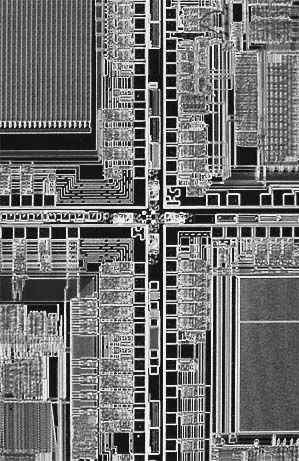
//> input picture DIP4E Book Images Global Edition/OpticalMicroscope-microporcessor-regular- texture.tif, 299 x 461 px
$ ./filtering '../../DIP4E Book Images Global Edition/OpticalMicroscope-microporcessor-regular- texture.tif'   (built with g++ and OpenCV 4)
//> lines starting //> are read from the running program, lines starting //| are printed output that depends on the picture; after the words box and inside, x2 and y2 are one past the last pixel; in counts of white or black regions, pixels touching at a corner belong together
### TP_I2/src/improcfuncs.cpp

#include "improcfuncs.h"

using namespace  std;
using namespace cv;

// [148 lines left out: functions point_based_accessing, log_transform, exp_transform, gamma, extension_dynamique, not called in this run]


void ip::show_histogram(std::string wname, const cv::Mat &image)
{
    // Set histogram bins count
    int bins = 256;
    int histSize[] = {bins};
    // Set ranges for histogram bins
    float lranges[] = {0, 256};
    const float* ranges[] = {lranges};
    // create matrix for histogram
    cv::Mat hist;
    int channels[] = {0};

    // create matrix for histogram visualization
    int const hist_height = 256;
    cv::Mat3b hist_image = cv::Mat3b::zeros(hist_height, bins);

    cv::calcHist(&image, 1, channels, cv::Mat(), hist, 1, histSize, ranges, true, false);

    double max_val=0;
    cv::minMaxLoc(hist, 0, &max_val);

    // visualize each bin
    for(int b = 0; b < bins; b++) {
        float const binVal = hist.at<float>(b);
        int   const height = cvRound(binVal*hist_height/max_val);
        cv::line
                ( hist_image   // matrice sur laquelle on va écrire
                  , cv::Point(b, hist_height-height), cv::Point(b, hist_height) // coord(x,y)
                  , cv::Scalar::all(255) // valeur de l'intensité
                  );
    }

     cv::namedWindow(wname, 1);
     imshow(wname, hist_image );


}


void ip::computeHistogram( cv::Mat &image)
{

    int imsize = image.rows * image.cols ;

    //initialisation du vecteur
    std::vector<float> hist (256, 0);

    // initialisation du pointeur à l'image
    uchar *ptr = image.ptr<uchar>(0);

    for(int i = 0; i< imsize; i++)
        ++hist[ptr[i]]; //on incremente l'index de l'histogram

    // normalise histogram
    std::vector<float> normhist (256, 0);
    for(size_t i = 0; i< hist.size(); i++){
            normhist[i] = hist[i]/imsize;

            cout<<i<<"\t"<<normhist[i]<<endl;

    }

    // compute cummulative distribution function
    std::vector<float> cfd (256, 0);
    cfd[0] = normhist[0];
    for(size_t i = 1; i< normhist.size(); i++){
        cfd[i] = normhist[i] + cfd[i-1];
    }

    // define lookup table (LUT)
    std::vector<float> lut(256,0);

    //Allocate LUT
    for (int i = 0; i<256; i++)
        lut[i] = (int) (255.0*cfd[i]);

    int value(0);
    Mat imgequalise(image.rows, image.cols, CV_8UC1, Scalar(0));

    for(int i = 0 ; i< image.rows; i++)
        for(int j = 0 ; j< image.cols; j++)
        {
            value = image.at<uchar>(i,j);
            imgequalise.at <uchar>(i,j) = (int) lut[value];
        }

    cv::namedWindow("image exp", 1);
    cv::imshow("image exp", imgequalise );

    show_histogram("hist2",imgequalise);

}

void ip::convolution(cv::Mat &imgin)
{
      cv::Mat mask = (cv::Mat_<float>(5,5) << 2, 4, 5,  4, 2,
                                           4, 9, 12, 9 ,4,
                                           5, 12, 15, 12, 5,
                                           4, 9, 12, 9 ,4,
                                           2, 4, 5,  4, 2);

      float normaliser = 159.0;   //256
      mask = mask/normaliser;

      cv::Mat mask2 = (cv::Mat_<float>(5,5) << 1, 4, 6,  4, 1,
                                            4, 16, 24, 16 ,4,
                                            6, 24, 36, 24, 6,
                                            4, 16, 24, 16 ,4,
                                            1, 4, 6,  4, 1);

      float normaliser2 = 256.0;
      mask2 = mask2/normaliser2;

      cout << "mask = " << endl << " " << mask<< endl << endl;
      cout << "mask2 = " << endl << " " << mask2<< endl << endl;

      cv::Mat imgout(imgin.rows, imgin.cols, CV_8UC1, Scalar(0));

      cv::Mat imgout2(imgin.rows, imgin.cols, CV_8UC1, Scalar(0));

      cv::Mat imgout3(imgin.rows, imgin.cols, CV_8UC1, Scalar(0));


      cv::Mat maskg(15, 15, CV_32F, Scalar(0));
      gaussianKernel(maskg,4.0);

      cout<<"Mask de 15/15 "<<maskg<<endl;

       // notre fonction à nous
       convolve(imgin, imgout, maskg);
       cv::namedWindow("gaussian blurr", 1);
       cv::imshow("gaussian blurr", imgout );

       //equivalent de la fonction en opencv
       cv::filter2D( imgin, imgout2, imgin.depth(), mask );
       cv::namedWindow("OCV filter2D", 1);
       cv::imshow("OCV filter2D", imgout2 );

       // Autre variant d'OPENCV
       cv::GaussianBlur(imgin,imgout3,Size(5,5),2.0,2.0,BORDER_DEFAULT);
       cv::namedWindow("OCV GaussianBlur", 1);
       cv::imshow("OCV GaussianBlur", imgout3 );
}

void ip::convolve(cv::Mat &imgin, cv::Mat &imgout, const cv::Mat &mask)
{

     CV_Assert(imgin.depth() == CV_8U);  // accept only uchar images

    int halfwx = floor(mask.rows/2);
    int halfwy = floor(mask.cols/2);
    float sum = 0;

// balayage de l'image en 2D
    for(int i = halfwx ; i< imgin.rows - halfwx ; i++)
        for(int j = halfwx ; j< imgin.cols - halfwx; j++)
        {
            // initialisation de la somme
            sum = 0;
            // glissage du masque/filtre dans l'image
            for (int wx = -halfwx; wx<=halfwx; wx++ )
                for (int wy = -halfwy; wy<=halfwy; wy++ )
                {
                    int u_wx = i + wx;
                    int v_wy = j + wy;

                     sum += imgin.at<uchar>(u_wx,v_wy) *
                            mask.at <float>(wx +halfwx,wy +halfwy);
          }

            // si somme plus que 255, valeur max  = 255
            imgout.at <uchar>(i,j) = (int) (sum > 255)? 255: sum;

        } // fin balayage de l'image

}

// [243 lines left out: functions convolve_2, maxGradiant, Roberts_cross_filter, Central_difference_filter, Prewitt_filter, Sobel_filter and 2 more, not called in this run]

void ip::gaussianKernel(cv::Mat &gaussK, const double &lambda_g)
{

    int size = gaussK.rows;

    double x0 = floor(size / 2);
    double y0 = floor(size/ 2);

    double rx, ry, lg;

    lg = (1/(2*lambda_g *lambda_g));

    double norm = 0;

    for (int y = 0 ; y < size  ; y++)
        for(int x = 0 ; x < size ; x++)
        {
            // on centralise la gaussienne
            rx = (x-x0) * (x-x0) ;
            ry = (y-y0) * (y-y0) ;

            // application de la formule gaussienne
            gaussK.at<float>(x,y) = exp(-(rx  + ry)*lg);

            // la somme de tous les éléments de la matrice
            norm += exp(-(rx  + ry)*lg);
            gaussK.at<float>(x,y) = (1/(lambda_g * sqrt(2*M_PI)))*exp(-(rx  + ry)*lg);

        }

    // normalisation de la gaussienne centrée
    gaussK /= norm;
    cv::namedWindow("GaussianKernel Filter", 1);
    cv::imshow("GaussianKernel Filter", gaussK );
    return;

}


// [36 lines left out: function medianFilter, not called in this run]

void ip::maxFilter(cv::Mat &imgin, cv::Mat &maximgout, int ksize)
{

    CV_Assert(imgin.depth() == CV_8U);  // accept only uchar images

   int halfwx = floor(ksize/2);
   int halfwy = floor(ksize/2);


   for(int i = halfwx ; i< imgin.rows - halfwx ; i++)
       for(int j = halfwx ; j< imgin.cols - halfwx; j++)
       {
           // Déclaration de la liste vecmedian
           std::vector<int> vecmax(ksize*ksize);
           int count =0;

           for (int wx = -halfwx; wx<=halfwx; wx++ )
               for (int wy = -halfwy; wy<=halfwy; wy++ )
               {
                   int u_wx = i + wx;
                   int v_wy = j + wy;
                    // instanciation de la liste
                    vecmax[count++] = imgin.at<uchar>(u_wx,v_wy);
         }

           //std::nth_element(vecmedian.begin(), vecmedian.begin() + vecmedian.size()/2, vecmedian.end());
           std::sort(vecmax.begin(),vecmax.end());
           std::cout << "The last value is " << vecmax[vecmax.size()-1] << '\n';

           maximgout.at <uchar>(i,j) = vecmax[vecmax.size()-1];
       }

   cv::namedWindow("Max Filter", 1);
   cv::imshow("Max Filter", maximgout );


}

void ip::minFilter(cv::Mat &imgin, cv::Mat &minimgout, int ksize)
{

    CV_Assert(imgin.depth() == CV_8U);  // accept only uchar images

   int halfwx = floor(ksize/2);
   int halfwy = floor(ksize/2);


   for(int i = halfwx ; i< imgin.rows - halfwx ; i++)
       for(int j = halfwx ; j< imgin.cols - halfwx; j++)
       {
           // Déclaration de la liste vecmedian
           std::vector<int> vecmin(ksize*ksize);
           int count =0;

           for (int wx = -halfwx; wx<=halfwx; wx++ )
               for (int wy = -halfwy; wy<=halfwy; wy++ )
               {
                   int u_wx = i + wx;
                   int v_wy = j + wy;
                    // instanciation de la liste
                    vecmin[count++] = imgin.at<uchar>(u_wx,v_wy);
         }

           //std::nth_element(vecmedian.begin(), vecmedian.begin() + vecmedian.size()/2, vecmedian.end());
           std::sort(vecmin.begin(),vecmin.end());
           std::cout << "The first value is " << vecmin[vecmin.size()-vecmin.size()] << '\n';

           minimgout.at <uchar>(i,j) = vecmin[vecmin.size()-vecmin.size()];
       }

   cv::namedWindow("Min Filter", 1);
   cv::imshow("Min Filter", minimgout );


}

// [50 lines left out: functions boxFilter, add_Salt_Pepper_Noise, add_Gaussian_Noise, not called in this run]

void ip::robertsFilter(cv::Mat &imgin)
{
      cv::Mat mask = (cv::Mat_<float>(3,3) << 0, 0, 0,
                                           0, 1, 0,
                                           0, 0, -1);

      cv::Mat imgout(imgin.rows, imgin.cols, CV_8UC1, Scalar(0));


      //cout<<mask<<endl;

       // notre fonction à nous
       convolve(imgin, imgout, mask);
       cv::namedWindow("roberts Filter", 1);
       cv::imshow("roberts Filter", imgout );
}

// [279 lines left out: functions convert2gray, colourslice, convert2HSI, erosion, dilation, opening and 2 more, not called in this run]

### TP_I2/apps/filtering.cpp

#include "opencv2/opencv.hpp"
#include <opencv2/imgproc/imgproc.hpp>
#include <opencv2/objdetect/objdetect.hpp>
#include <opencv2/highgui/highgui.hpp>

#include "iostream"

// include functions of static library
#include "improcfuncs.h"

using namespace cv;
using namespace std;

int main(int argc, char** argv) {

    std::string image_path = argv[1];

    Mat img = imread(image_path, IMREAD_COLOR);
//> img is the input picture: 461 rows x 299 cols, CV_8UC3; min 2, max 254, mean 113.9

    Mat imgray;

    if(img.empty())
    {
        std::cout << "Could not read the image: " << image_path << std::endl;
        return 1;
    }

    cv::namedWindow("Input Image", 1);
    cv::imshow("Input Image", img);

    cv::cvtColor(img,imgray,cv::COLOR_BGR2GRAY);

    // [7 lines of commented-out code are left out]

    ip::show_histogram("hist1",imgray);
//> in show_histogram, `cv::calcHist(&image, 1, channels, cv::Mat(), hist, 1, histSize, ranges..`: hist = 256 values, max 2285 at index 21, min 0 at index 0, mean 538.4
//> in show_histogram, `cv::minMaxLoc(hist, 0, &max_val);`: max_val = 2285
//> the loop in show_histogram, `for(int b = 0; b < bins; b++)` made 256 passes
//> (binVal, height) on passes 1 to 3: (0, 0), (0, 0), (1, 0)
//> after the loop in show_histogram, `for(int b = 0; b < bins; b++)`:
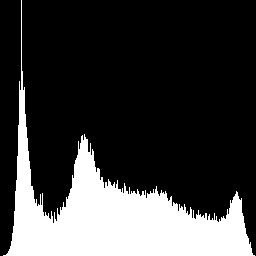
//> hist_image: 256 rows x 256 cols, CV_8UC3; 23.6% white; 1 white region, box (x1, y1, x2, y2) and area: (3, 0, 255, 256) 15444

    ip::computeHistogram(imgray);
//> the loop in computeHistogram, `for(size_t i = 0; i< hist.size(); i++)` made 256 passes
//| 0	0
//| 1	0
//| 2	7.25484e-06
//| 3	3.62742e-05
//| 4	6.52936e-05
//| 5	6.52936e-05
//| 6	0.000116077
//| 7	0.000217645
//> (output is shown up to pass 8 of 256)
//> after the loop in computeHistogram, `for(size_t i = 0; i< hist.size(); i++)`: normhist = 256 values, max 0.0166 at index 21, min 0 at index 0, mean 0.00391
//> after the loop in computeHistogram, `for(size_t i = 1; i< normhist.size(); i++)`: cfd = 256 values from 0 to 1
//> after the loop in computeHistogram, `for (int i = 0; i<256; i++)`: lut = 256 values from 0 to 254
//> the loop in computeHistogram, `for(int i = 0 ; i< image.rows; i++)` made 461 passes
//> value on passes 1 to 3: 110, 58, 24
//> after the loop in computeHistogram, `for(int i = 0 ; i< image.rows; i++)`:
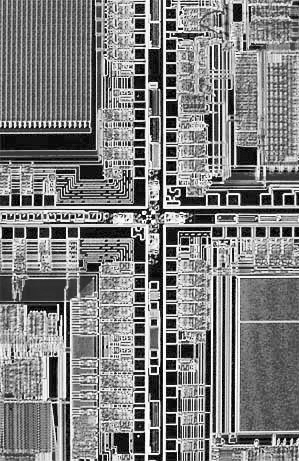
//> imgequalise: 461 rows x 299 cols, CV_8UC1; min 0, max 254, mean 127.7
//> after the loop in computeHistogram, `for(int i = 0 ; i< image.rows; i++)`: value = 198
//> call 2 of show_histogram, with wname = "hist2"
//> in show_histogram (call 2), `cv::calcHist(&image, 1, channels, cv::Mat(), hist, 1, histSize, ranges..`: hist = 256 values, max 2285 at index 18, min 0 at index 5, mean 538.4
//> the loop in show_histogram (call 2), `for(int b = 0; b < bins; b++)` made 256 passes
//> (binVal, height) on passes 1 to 3: (412, 46), (477, 53), (401, 45)
//> after the loop in show_histogram (call 2), `for(int b = 0; b < bins; b++)`:
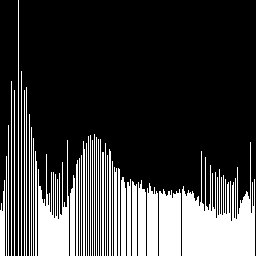
//> hist_image: 256 rows x 256 cols, CV_8UC3; 23.6% white; 41 white regions, largest, box (x1, y1, x2, y2) and area: (182, 142, 255, 256) 4488, (38, 140, 69, 256) 1952, (159, 189, 181, 256) 1393

    ip::convolution(imgray);
//> the loop in convolve, `for(int i = halfwx ; i< imgin.rows - halfwx ; i++)` made 447 passes
//> sum on passes 1 to 3: 10.8, 10.62, 10.36
//> after the loop in convolve, `for(int i = halfwx ; i< imgin.rows - halfwx ; i++)`:
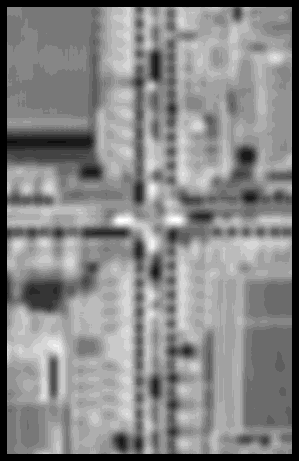
//> imgout: 461 rows x 299 cols, CV_8UC1; min 0, max 19, mean 10.04; drawn with min black and max white
//> after the loop in convolve, `for(int i = halfwx ; i< imgin.rows - halfwx ; i++)`: sum = 10.72

    //ip::add_Salt_Pepper_Noise(imgray, 0.1, 0.1);
    //ip::add_Gaussian_Noise(imgray, 0.0, 4.0);
    //ip::gaussianKernel(imgray, 0.01);

    cv::Mat imgout(imgray.rows, imgray.cols, CV_8UC1, Scalar(0));
    cv::Mat maximgout(imgray.rows, imgray.cols, CV_8UC1, Scalar(0)); // image de sortie avec maxFilter
    cv::Mat minimgout(imgray.rows, imgray.cols, CV_8UC1, Scalar(0)); // image de sortie avec minFilter

    //ip::medianFilter(imgray,imgout,5);
    ip::maxFilter(imgray,maximgout,3);
//> after the loop in maxFilter, `for(int i = halfwx ; i< imgin.rows - halfwx ; i++)`:
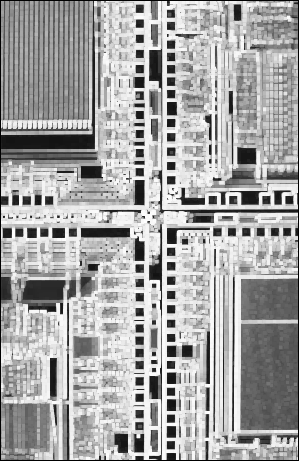
//> maximgout: 461 rows x 299 cols, CV_8UC1; min 0, max 254, mean 165.9
    ip::minFilter(imgray,minimgout,3);
//> after the loop in minFilter, `for(int i = halfwx ; i< imgin.rows - halfwx ; i++)`:
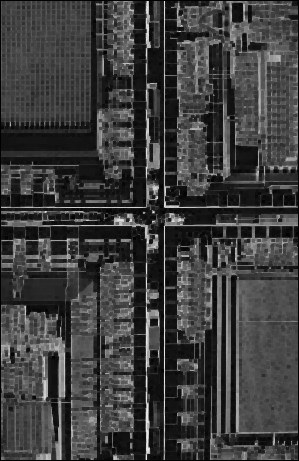
//> minimgout: 461 rows x 299 cols, CV_8UC1; min 0, max 242, mean 61.6
    //ip::boxFilter(imgray,minimgout,3);

    ip::robertsFilter(imgray);
//> the loop in convolve (call 2), `for(int i = halfwx ; i< imgin.rows - halfwx ; i++)` made 459 passes
//> sum on passes 1 to 3: 43, 23, 2
//> after the loop in convolve (call 2), `for(int i = halfwx ; i< imgin.rows - halfwx ; i++)`:
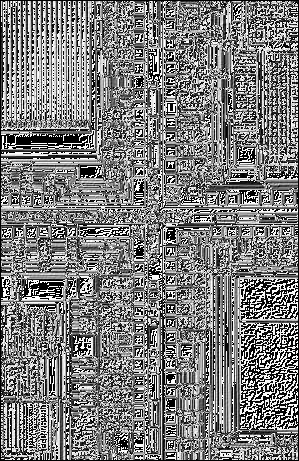
//> imgout: 461 rows x 299 cols, CV_8UC1; min 0, max 255, mean 125.9
//> after the loop in convolve (call 2), `for(int i = halfwx ; i< imgin.rows - halfwx ; i++)`: sum = -54

    // attente d'une touche de clavier
    cv::waitKey(0);

    return 0;
}

$ run again, on DIP4E Book Images Global Edition/WashingtonDC-Band3-Red-512.tif
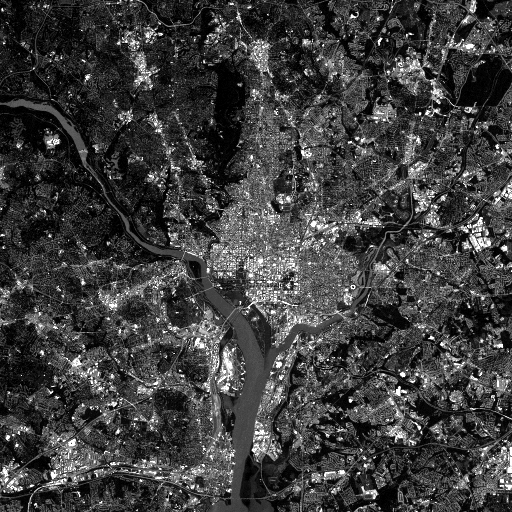
//> input picture DIP4E Book Images Global Edition/WashingtonDC-Band3-Red-512.tif, 512 x 512 px
//> img is the input picture: 512 rows x 512 cols, CV_8UC3; min 0, max 255, mean 62.2
//> in show_histogram, `cv::calcHist(&image, 1, channels, cv::Mat(), hist, 1, histSize, ranges..`: hist = 256 values, max 16113 at index 9, min 0 at index 1, mean 1024
//> max_val = 16113
//> the loop in show_histogram, `for(int b = 0; b < bins; b++)` made 256 passes
//> (binVal, height) on passes 1 to 3: (8235, 131), (0, 0), (0, 0)
//> after the loop in show_histogram, `for(int b = 0; b < bins; b++)`:
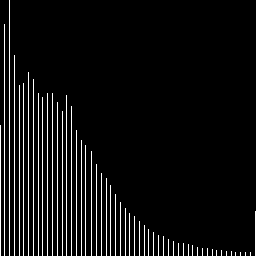
//> hist_image: 256 rows x 256 cols, CV_8UC3; 6.4% white in thin lines or dots
//> the loop in computeHistogram, `for(size_t i = 0; i< hist.size(); i++)` made 256 passes
//| 0	0.031414
//| 1	0
//| 2	0
//| 3	0
//| 4	0.0556412
//> (output is shown up to pass 5 of 256)
//> after the loop in computeHistogram, `for(size_t i = 0; i< hist.size(); i++)`: normhist = 256 values, max 0.0615 at index 9, min 0 at index 1, mean 0.00391
//> in computeHistogram, `cfd[0] = normhist[0];`: cfd = 256 values, max 0.0314 at index 0, min 0 at index 1, mean 0.000123
//> after the loop in computeHistogram, `for(size_t i = 1; i< normhist.size(); i++)`: cfd = 256 values from 0.0314 to 1
//> after the loop in computeHistogram, `for (int i = 0; i<256; i++)`: lut = 256 values from 8 to 255
//> the loop in computeHistogram, `for(int i = 0 ; i< image.rows; i++)` made 512 passes
//> value on passes 1 to 3: 62, 38, 47
//> after the loop in computeHistogram, `for(int i = 0 ; i< image.rows; i++)`: value = 28
//> the loop in show_histogram (call 2), `for(int b = 0; b < bins; b++)` made 256 passes
//> the loop in convolve, `for(int i = halfwx ; i< imgin.rows - halfwx ; i++)` made 498 passes
//> sum on passes 1 to 3: 5.37, 5.5, 5.51
//> after the loop in convolve, `for(int i = halfwx ; i< imgin.rows - halfwx ; i++)`: sum = 3.27
//> the loop in convolve (call 2), `for(int i = halfwx ; i< imgin.rows - halfwx ; i++)` made 510 passes
//> sum on passes 1 to 3: -14, -10, 0
//> after the loop in convolve (call 2), `for(int i = halfwx ; i< imgin.rows - halfwx ; i++)`:
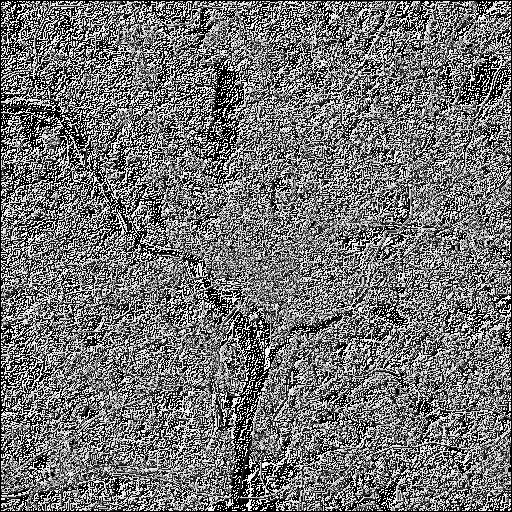
//> imgout: 512 rows x 512 cols, CV_8UC1; min 0, max 255, mean 115.4
//> after the loop in convolve (call 2), `for(int i = halfwx ; i< imgin.rows - halfwx ; i++)`: sum = 5
